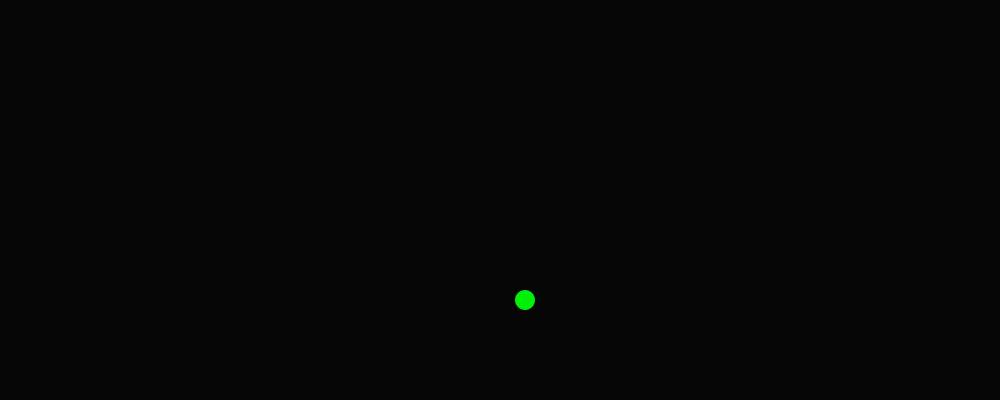
Frame 1 (no input)
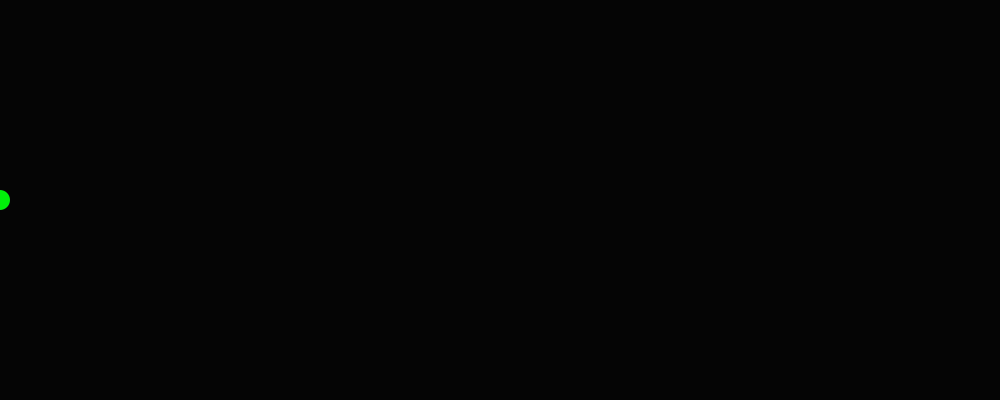
Frame 60 (the mouse pressed at the canvas centre just before this capture)
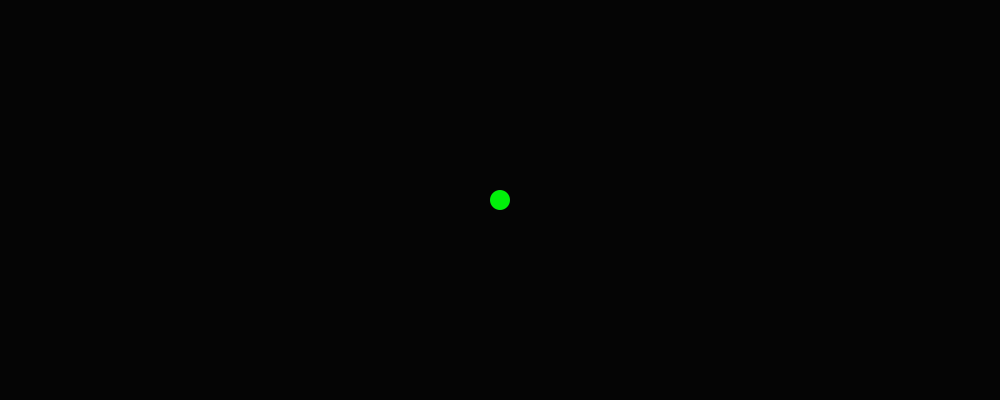
Frame 120 (the mouse held since frame 60 and released just before this capture)

The Processing sketch that drew these frames (run headless with seeded random() and noise(); from frame 60 on, the mouse is pressed at the canvas centre):

// Processing sketch: processing_114024
// ── processing_114024.pde

int rad1 = 10;
float xpos, ypos;

float xspeed =5; //speed of the ball side to side
float yspeed=1; //speed of the ball up and down 

int xdirection = 5; //direction of the ball side to side
int ydirection = 100; //direction of the ball side to side 

void setup()
{
size(1000, 400);
noStroke();
fill(1,240,10); //colour of the ball
frameRate(100);
ellipseMode(RADIUS);
// set the starting posistion of the shape
xpos= width/2;
ypos= height/2;
}

void draw()
{
  background(5);
  // update the position of shape
  xpos =xpos + (xspeed * xdirection );
  ypos =ypos + (yspeed * ydirection );
  // test to see if the shape exceeds the boundaries of the screen
  // if it does, reverse its dierction by multiplying by -1
  if (xpos > width-rad1 || xpos < rad1){
    xdirection *= -1;
  }
  if (ypos > height-rad1 || ypos < rad1){
  ydirection *= -1;
  }
  
   //draw the shape
   ellipse(xpos,ypos,rad1,rad1);
}
